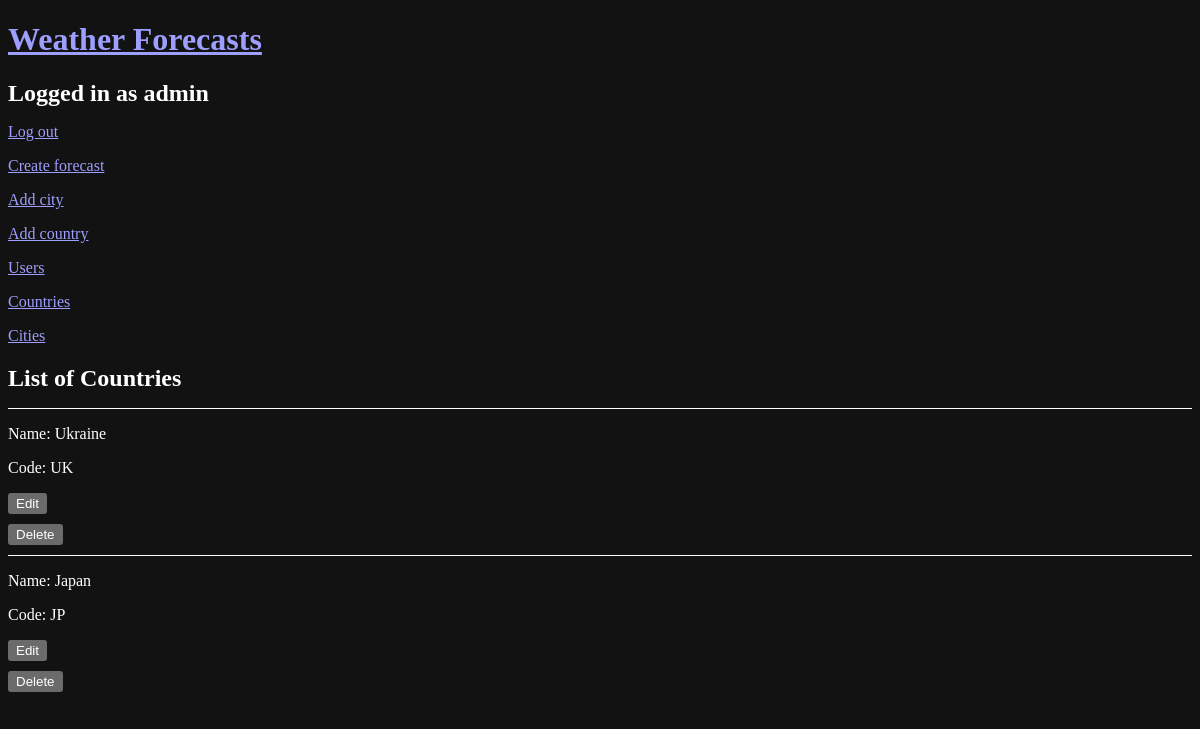
The page /countries (signed in) on the database its author committed.
### models.py (models this page shows, shortened)
class User(db.Model, UserMixin):
    __tablename__ = 'user'
    id = db.Column(db.Integer, primary_key=True)
    username = db.Column(db.String(64), index=True, unique=True)
    email = db.Column(db.String(120), index=True, unique=True)
    password_hash = db.Column(db.String(128))
    is_staff = db.Column(db.Boolean, default=False)

class Country(db.Model):
    __tablename__ = 'country'
    id = db.Column(db.Integer, primary_key=True)
    name = db.Column(db.String(100), nullable=False)
    code = db.Column(db.String(2), nullable=False)

### app.py (the view)
@app.route('/countries')
@login_required
def countries():
    countries = Country.query.all()
    form = CSRFProtectForm()
    return render_template('countries.html', countries=countries, form = form)

### app.py (called while the page is built)
@login_manager.user_loader
def load_user(user_id):
    return User.query.get(int(user_id))

### templates/countries.html (shortened to what this page needs)
{% extends "base.html" %}
{% block content %}
  <h2>
    List of Countries
  </h2>
  <ul>
    {% for country in countries %}
      <li>
        <p>Name: {{ country.name }}</p>
        <p>Code: {{ country.code }}</p>
        {% if current_user is not none and current_user.is_staff %}
          <button onclick="location.href = '{{ url_for('edit_country', country_id=country.id) }}'">Edit</button>
          <form action="{{ url_for('delete_country', country_id=country.id) }}" method="POST">
            <button type="submit">Delete</button>
          </form>
        {% endif %}
      </li>
    {% endfor %}
  </ul>
{% endblock %}

### templates/base.html (shortened to what this page needs)
<!DOCTYPE html>
<html lang="en">
<head>
  <link rel="stylesheet" href="{{ url_for('static', filename='style.css') }}"/>
</head>
<body>
<a href="{{ url_for('index') }}"><h1>Weather Forecasts</h1></a>
{% if current_user.is_anonymous %}
  <p><a href="{{ url_for('register') }}">Register</a></p>
  <p><a href="{{ url_for('login_view') }}">Login</a></p>
{% else %}
  <h2>Logged in as {{ current_user.username }}</h2>
  <p><a href="{{ url_for('logout_view') }}">Log out</a></p>
  {% if current_user.is_staff %}
    <p><a href="{{ url_for('create_forecast') }}">Create forecast</a></p>
    <p><a href="{{ url_for('add_city') }}">Add city</a></p>
    <p><a href="{{ url_for('add_country') }}">Add country</a></p>
    <p><a href="{{ url_for('users_view') }}">Users</a></p>
    <p><a href="{{ url_for('countries') }}">Countries</a></p>
    <p><a href="{{ url_for('cities') }}">Cities</a></p>
  {% endif %}
{% endif %}
{% block content %}{% endblock %}
</body>
</html>

### static/style.css (style rules this page uses)
:root { color-scheme: dark; }
body > * { margin-bottom: 10px; }
form { display: table; }
ul { padding: 0; }
li { list-style: none; border-top: 1px white solid; }
button { margin-bottom: 10px; }

### rows shown on the page
User: username "admin"
Country: name "Ukraine", code "UK"
Country: name "Japan", code "JP"
